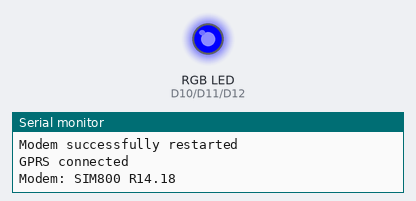
A sketch run on a simulated Arduino MKR. Shown: an RGB LED mixed from three pins (HIGH = lit), the last lines printed to the serial monitor. Uploads are accepted with an empty reply.

Above: at 0.2 s.
At 1.0 s:
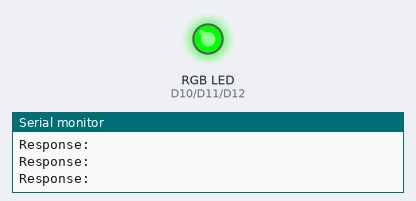
At 1.7 s:
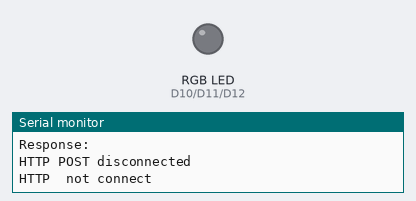
At 2.5 s:
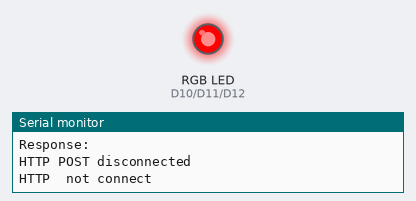
Timing chart, 0 to 3.0 s (numbered marks = the images above):
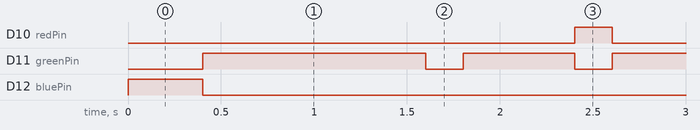

The sketch:

debuggingSendLocFirebase.ino
```cpp
#define TINY_GSM_MODEM_SIM800

#include <TinyGsmClient.h> //https://github.com/vshymanskyy/TinyGSM
#include <ArduinoHttpClient.h> //https://github.com/arduino-libraries/ArduinoHttpClient

#include <SoftwareSerial.h>
SoftwareSerial sim800(4, 2);

// RGB LED Pins
const int redPin = 10;
const int greenPin = 11;
const int bluePin = 12;

const char FIREBASE_HOST[]  = "siml-19451-default-rtdb.firebaseio.com";
const String FIREBASE_AUTH  = "G3ehgtFyaYSN3LJGpcGIe5OrWxLM6mJ3lKEGe3Ir";
const String FIREBASE_PATH  = "/";
const int SSL_PORT          = 443;

char apn[]  = "smartlte";  // type your APN here
char user[] = "";
char pass[] = "";


TinyGsm modem(sim800);

TinyGsmClientSecure gsm_client_secure_modem(modem, 0);
HttpClient http_client = HttpClient(gsm_client_secure_modem, FIREBASE_HOST, SSL_PORT);

bool isConnected = false; // Boolean to track connection status
unsigned long previousMillis = 0; // Time tracking for LED blink
const long interval = 500; // Interval for blinking the LED

void setup()
{
  Serial.begin(9600);
  sim800.begin(4800);

  // Set up RGB LED pins as output
  pinMode(redPin, OUTPUT);
  pinMode(greenPin, OUTPUT);
  pinMode(bluePin, OUTPUT);
  setRGBColor(0, 0, 255); // Turn off the LED initially

  // Restart the modem
  while (!modem.restart()) {
    Serial.println("Failed to restart modem, trying again in 10 seconds...");
    delay(10000);
  }
  Serial.println("Modem successfully restarted");

  // Set up GPRS
  while (!modem.gprsConnect(apn, user, pass)) {
    Serial.println("GPRS connection failed, retrying in 10 seconds...");
    delay(10000);  // Wait before retrying
  }
  Serial.println("GPRS connected");

  String modemInfo = modem.getModemInfo();
  Serial.print("Modem: ");
  Serial.println(modemInfo);
  http_client.setHttpResponseTimeout(10 * 1000); //^0 secs timeout
}

void loop()
{

  http_client.connect(FIREBASE_HOST, SSL_PORT);

  while (true) {
    if(isConnected == false){
      blinkRedLED();
    }else{
      setRGBColor(0, 255, 0);
    }

    if (!http_client.connected())
    {
      Serial.println();
      http_client.stop();// Shutdown
      Serial.println("HTTP  not connect");
      blinkRedLED();
      break;
    }
    else
      isConnected=true;
      GetFirebase("PATCH", FIREBASE_PATH, &http_client);

  }

}


void GetFirebase(const char* method, const String & path ,  HttpClient* http)
{
  String response;
  int statusCode = 0;
  http->connectionKeepAlive(); // Currently, this is needed for HTTPS

  String url;
  if (path[0] != '/')
  {
    url = "/";
  }
  url += path + ".json";
  url += "?auth=" + FIREBASE_AUTH;

  http->get(url);

 //statusCode = http->responseStatusCode();
 // Serial.print("Status code: ");
  //Serial.println(statusCode);
  response = http->responseBody();

  Serial.print("Response: ");
  Serial.println(response);

  if (!http->connected())
  {
    Serial.println();
    http->stop();// Shutdown
    Serial.println("HTTP POST disconnected");
  }

}

void blinkRedLED() {
  unsigned long currentMillis = millis();

  // If enough time has passed, toggle the LED
  if (currentMillis - previousMillis >= interval) {
    previousMillis = currentMillis;

    // Alternate between red on and off
    static bool ledState = false;
    if (ledState) {
      setRGBColor(255, 0, 0); // Red
    } else {
      setRGBColor(0, 0, 0); // Off
    }
    ledState = !ledState;
  }
}

void setRGBColor(int red, int green, int blue) {
  analogWrite(redPin, red);
  analogWrite(greenPin, green);
  analogWrite(bluePin, blue);
}
```

Measured:
- by itself, D10 (redPin): alternates HIGH for 0.20 s and LOW for 1.4 s
- by itself, D11 (greenPin): repeats every 0.80 s: LOW 0.20 s, HIGH 0.60 s
- by itself, D12 (bluePin): HIGH → LOW at 0.40 s
